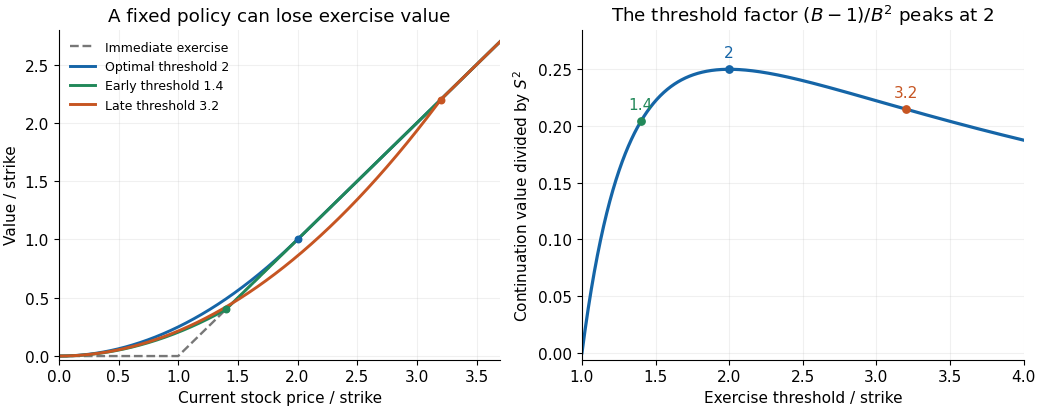

The Python source for this figure:
"""Perpetual-call exercise policies in a p=2 model; output PNG to cwd.

Tested with Python 3.14.4 and the NumPy/Matplotlib versions in pyproject.toml.
"""
from pathlib import Path
import matplotlib
matplotlib.use('Agg')
import matplotlib.pyplot as plt
import numpy as np


def main():
    plt.rcParams.update({'font.size':11,'savefig.facecolor':'white'})
    fig,axes=plt.subplots(1,2,figsize=(10.4,4.1),layout='constrained')
    s=np.linspace(0,3.7,1200)
    intrinsic=np.maximum(s-1,0)
    axes[0].plot(s,intrinsic,'--',color='#777777',lw=1.7,label='Immediate exercise')
    for threshold,color,label in [(2,'#1565a7','Optimal threshold 2'),(1.4,'#218859','Early threshold 1.4'),(3.2,'#c65522','Late threshold 3.2')]:
        value=np.where(s<threshold,(threshold-1)*(s/threshold)**2,s-1)
        axes[0].plot(s,value,color=color,lw=2.1,label=label)
        axes[0].scatter([threshold],[threshold-1],color=color,s=22,zorder=5)
    axes[0].set(xlabel='Current stock price / strike',ylabel='Value / strike',xlim=(0,3.7),ylim=(-.03,2.8),title='A fixed policy can lose exercise value')
    axes[0].legend(loc='upper left',fontsize=9,frameon=False)
    b=np.linspace(1,4,1000);factor=(b-1)/b**2
    axes[1].plot(b,factor,color='#1565a7',lw=2.3)
    for threshold,color in [(1.4,'#218859'),(2,'#1565a7'),(3.2,'#c65522')]:
        val=(threshold-1)/threshold**2
        axes[1].scatter([threshold],[val],color=color,zorder=5,s=28)
        axes[1].annotate(f'{threshold:g}',(threshold,val),xytext=(0,9),textcoords='offset points',ha='center',color=color)
    axes[1].set(xlabel='Exercise threshold / strike',ylabel=r'Continuation value divided by $S^2$',xlim=(1,4),ylim=(-.006,.285),title=r'The threshold factor $(B-1)/B^2$ peaks at 2')
    for ax in axes:
        ax.grid(alpha=.18);ax.spines[['top','right']].set_visible(False)
    fig.savefig(Path.cwd()/'perpetual-call-exercise-threshold.png',dpi=100,facecolor='white',transparent=False)
    plt.close(fig)


if __name__=='__main__':main()
